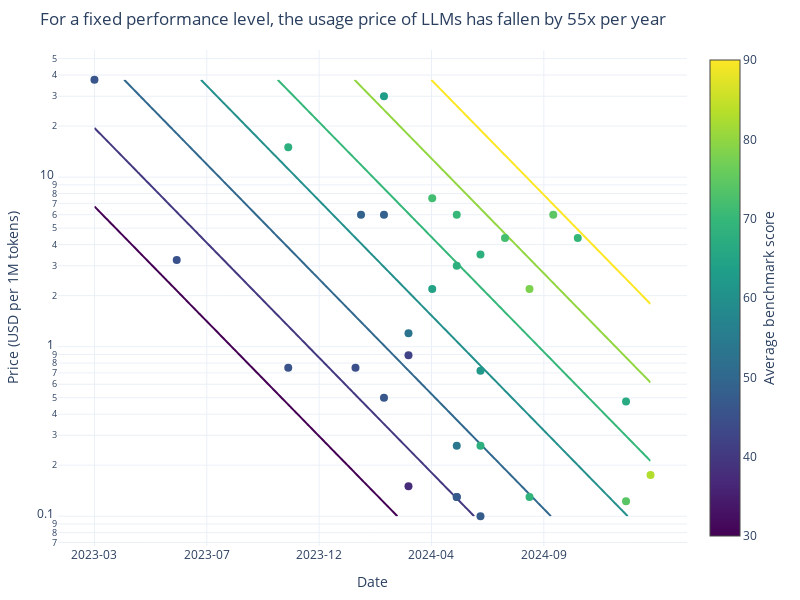

Notebook cell for this chart:
### Code cell
# Create a contour plot to visualize the regression model surface

# Create a grid of date and price values
date_range = np.linspace(
    df['date'].min(),
    df['date'].max(),
    100
)
price_range = np.linspace(
    df['log_price'].min(),
    df['log_price'].max(),
    100
)
date_mesh, price_mesh = np.meshgrid(date_range, price_range)

# Create prediction data
pred_data = pd.DataFrame({
    'date': date_mesh.ravel(),
    'log_price': price_mesh.ravel()
})

# Get predicted bench values
# Need to rearrange the regression equation to solve for bench
# log_price = b0 + b1*date + b2*bench
# bench = (log_price - b0 - b1*date) / b2
b0 = model.params['Intercept']
b1 = model.params['date']
b2 = model.params['avg_bench']
pred_bench = (pred_data['log_price'] - b0 - b1*pred_data['date']) / b2

# Reshape predictions for contour plot
Z = pred_bench.to_numpy().reshape(date_mesh.shape)

# Create contour plot
fig = go.Figure(data=[
    go.Contour(
        x=date_range,
        y=10**price_range,  # Convert back to regular price scale
        z=Z,
        contours=dict(
            start=30,
            end=90,
            size=10,
            showlabels=False,
            labelfont=dict(size=12),
            coloring='lines'
        ),
        line=dict(width=2),
        colorbar=dict(
            title='Average benchmark score',
            titleside='right',
        ),
        colorscale='Viridis',
        zmin=30,  # Set consistent range
        zmax=90,
        showscale=False,
    )
])

# Add actual data points
fig.add_trace(go.Scatter(
    x=df['date'],
    y=df['price'],
    text=df['Model Name'],
    mode='markers',
    name='Actual Data',
    marker=dict(
        color=df['avg_bench'],  # Color based on average benchmark score
        colorscale='Viridis',
        colorbar=dict(
            title='Average benchmark score',
            titleside='right'
        ),
        size=8,
        showscale=True,
        cmin=30,  # Set consistent range
        cmax=90
    )
))

# Update layout
fig.update_layout(
    title=f'For a fixed performance level, the usage price of LLMs has fallen by {annual_factor}x per year',
    xaxis_title='Date',
    yaxis_title='Price (USD per 1M tokens)',
    width=800,
    height=600,
    margin=dict(l=50, r=50, t=50, b=50)  # Reduce margins
)

# Remove gridlines
fig.update_layout(
    xaxis=dict(
        tickfont=dict(size=12)  # Larger x-axis tick labels
    ),
    yaxis=dict(
        tickfont=dict(size=12)  # Larger y-axis tick labels
    )
)

# Convert x-axis ticks to dates
fig.update_xaxes(
    ticktext=[pd.Timestamp.fromordinal(int(d)).strftime('%Y-%m') for d in date_range[::20]],
    tickvals=date_range[::20]
)

# Use log scale for y-axis
fig.update_layout(yaxis_type='log')

if save:
    save_plot(fig, results_subdir, 'avg_bench_contours', extensions=['png'])

fig.show()

### Figure 1 — Plotly figure (JSON) as saved in the notebook; plotly's stock layout.template omitted (floating-point values rounded to 4 significant figures; data arrays with more than 128 entries replaced by an {"elided": "..."} marker saying what was removed)
{"data": [{"colorbar": {"title": {"side": "right", "text": "Average benchmark score"}}, "colorscale": [[0, "#440154"], [0.1111, "#482878"], [0.2222, "#3e4989"], [0.3333, "#31688e"], [0.4444, "#26828e"], [0.5556, "#1f9e89"], [0.6667, "#35b779"], [0.7778, "#6ece58"], [0.8889, "#b5de2b"], [1, "#fde725"]], "contours": {"coloring": "lines", "end": 90, "labelfont": {"size": 12}, "showlabels": false, "size": 10, "start": 30}, "line": {"width": 2}, "showscale": false, "type": "contour", "x": [738580, 738600.0, 738600.0, 738600.0, 738600.0, 738600.0, 738600.0, 738600.0, 738600.0, 738600.0, 738700.0, 738700.0, 738700.0, 738700.0, 738700.0, 738700.0, 738700.0, 738700.0, 738700.0, 738700.0, 738700.0, 738700.0, 738700.0, 738700.0, 738800.0, 738800.0, 738800.0, 738800.0, 738800.0, 738800.0, 738800.0, 738800.0, 738800.0, 738800.0, 738800.0, 738800.0, 738800.0, 738800.0, 738800.0, 738900.0, 738900.0, 738900.0, 738900.0, 738900.0, 738900.0, 738900.0, 738900.0, 738900.0, 738900.0, 738900.0, 738900.0, 738900.0, 738900.0, 739000.0, 739000.0, 739000.0, 739000.0, 739000.0, 739000.0, 739000.0, 739000.0, 739000.0, 739000.0, 739000.0, 739000.0, 739000.0, 739000.0, 739100.0, 739100.0, 739100.0, 739100.0, 739100.0, 739100.0, 739100.0, 739100.0, 739100.0, 739100.0, 739100.0, 739100.0, 739100.0, 739100.0, 739200.0, 739200.0, 739200.0, 739200.0, 739200.0, 739200.0, 739200.0, 739200.0, 739200.0, 739200.0, 739200.0, 739200.0, 739200.0, 739200.0, 739300.0, 739300.0, 739300.0, 739300.0, 739283], "y": [0.1, 0.1062, 0.1127, 0.1197, 0.1271, 0.1349, 0.1432, 0.1521, 0.1614, 0.1714, 0.182, 0.1932, 0.2051, 0.2178, 0.2312, 0.2455, 0.2606, 0.2767, 0.2938, 0.3119, 0.3311, 0.3516, 0.3733, 0.3963, 0.4207, 0.4467, 0.4743, 0.5035, 0.5346, 0.5676, 0.6026, 0.6397, 0.6792, 0.7211, 0.7656, 0.8129, 0.863, 0.9162, 0.9728, 1.033, 1.097, 1.164, 1.236, 1.312, 1.393, 1.479, 1.57, 1.667, 1.77, 1.879, 1.995, 2.118, 2.249, 2.388, 2.535, 2.692, 2.858, 3.034, 3.221, 3.42, 3.631, 3.855, 4.093, 4.345, 4.613, 4.898, 5.2, 5.521, 5.862, 6.223, 6.607, 7.015, 7.448, 7.907, 8.395, 8.913, 9.463, 10.05, 10.67, 11.32, 12.02, 12.77, 13.55, 14.39, 15.28, 16.22, 17.22, 18.28, 19.41, 20.61, 21.88, 23.23, 24.66, 26.18, 27.8, 29.51, 31.34, 33.27, 35.32, 37.5], "z": {"elided": "100x100 float values"}, "zmax": 90, "zmin": 30}, {"marker": {"cmax": 90, "cmin": 30, "color": [46, 45.36, 67.8, 45.6, 44.8, 48.8, 63, 46.6, 48.4, 42.2, 37.4, 53.2, 71.6, 64.4, 68, 44.8, 70.2, 47.2, 53.8, 68, 62, 67.8, 47.4, 72, 78, 68.8, 74.4, 69.8, 66.4, 74.2, 83], "colorbar": {"title": {"side": "right", "text": "Average benchmark score"}}, "colorscale": [[0, "#440154"], [0.1111, "#482878"], [0.2222, "#3e4989"], [0.3333, "#31688e"], [0.4444, "#26828e"], [0.5556, "#1f9e89"], [0.6667, "#35b779"], [0.7778, "#6ece58"], [0.8889, "#b5de2b"], [1, "#fde725"]], "showscale": true, "size": 8}, "mode": "markers", "name": "Actual Data", "text": ["GPT-4", "GPT-3.5 Turbo", "GPT-4 Turbo", "GPT-3.5 Turbo", "GPT-3.5 Turbo", "Mistral-Large-2024-02", "Claude-3-Opus", "Claude-3-Haiku", "Claude-3-Sonnet", "Llama-3-Instruct-70B", "Llama-3-Instruct-8B", "Mistral-8x22", "GPT-4o-2024-05", "Gemini-1.5-Pro-2024-05", "Mistral-Large-2-2024-06", "Mistral-NeMo", "Claude-3.5-Sonnet-2024-06", "Gemma-2-9B", "Gemma-2-27B", "GPT-4o-mini", "Llama-3.1-Instruct-70B", "Llama-3.1-Instruct-405B", "Llama-3.1-Instruct-8B", "GPT-4o-2024-08", "Gemini-1.5-Pro-2024-09", "Gemini-1.5-Flash-2024-09", "Claude-3.5-Sonnet-2024-10", "GPT-4o-2024-11", "Mistral Small 3", "Phi 4", "Gemini 2.0 Flash"], "type": "scatter", "x": [738580, 738684, 738825, 738825, 738910, 738917, 738946, 738946, 738946, 738977, 738977, 738977, 739007, 739007, 739038, 739038, 739038, 739038, 739038, 739068, 739068, 739068, 739068, 739099, 739130, 739130, 739160, 739191, 739252, 739252, 739283], "y": [37.5, 3.25, 15, 0.75, 0.75, 6, 30, 0.5, 6, 0.89, 0.15, 1.2, 7.5, 2.19, 3, 0.13, 6, 0.13, 0.26, 0.26, 0.72, 3.5, 0.1, 4.38, 2.19, 0.13, 6, 4.38, 0.475, 0.1225, 0.175]}], "layout": {"height": 600, "margin": {"b": 50, "l": 50, "r": 50, "t": 50}, "title": {"text": "For a fixed performance level, the usage price of LLMs has fallen by 55x per year"}, "width": 800, "xaxis": {"tickfont": {"size": 12}, "ticktext": ["2023-03", "2023-07", "2023-12", "2024-04", "2024-09"], "tickvals": [738580, 738700.0, 738900.0, 739000.0, 739100.0], "title": {"text": "Date"}}, "yaxis": {"tickfont": {"size": 12}, "title": {"text": "Price (USD per 1M tokens)"}, "type": "log"}}}
